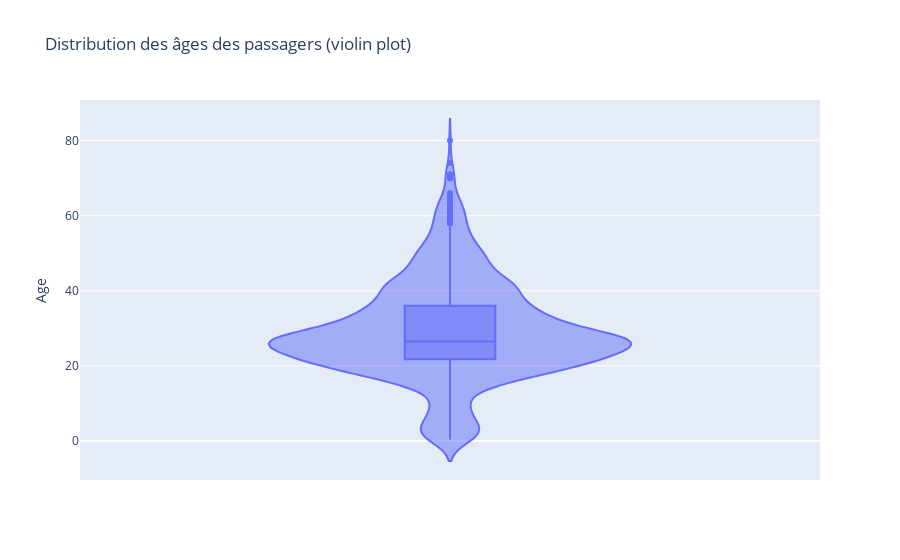

Notebook code cell kept with this figure:
### Code cell
age_violin_fig = px.violin(
    train_data_filled,
    y='Age',
    box=True,
    title='Distribution des âges des passagers (violin plot)'
)

age_violin_fig.show()

### Figure 1 — Plotly figure (JSON) as saved in the notebook; plotly's stock layout.template omitted (floating-point values rounded to 4 significant figures; data arrays with more than 128 entries replaced by an {"elided": "..."} marker saying what was removed)
{"data": [{"alignmentgroup": "True", "box": {"visible": true}, "hovertemplate": "Age=%{y}<extra></extra>", "legendgroup": "", "marker": {"color": "#636efa"}, "name": "", "offsetgroup": "", "orientation": "v", "scalegroup": "True", "showlegend": false, "type": "violin", "x0": " ", "xaxis": "x", "y": {"elided": "891 float values"}, "y0": " ", "yaxis": "y"}], "layout": {"legend": {"tracegroupgap": 0}, "title": {"text": "Distribution des âges des passagers (violin plot)"}, "violinmode": "group", "xaxis": {"anchor": "y", "domain": [0, 1]}, "yaxis": {"anchor": "x", "domain": [0, 1], "title": {"text": "Age"}}}}
